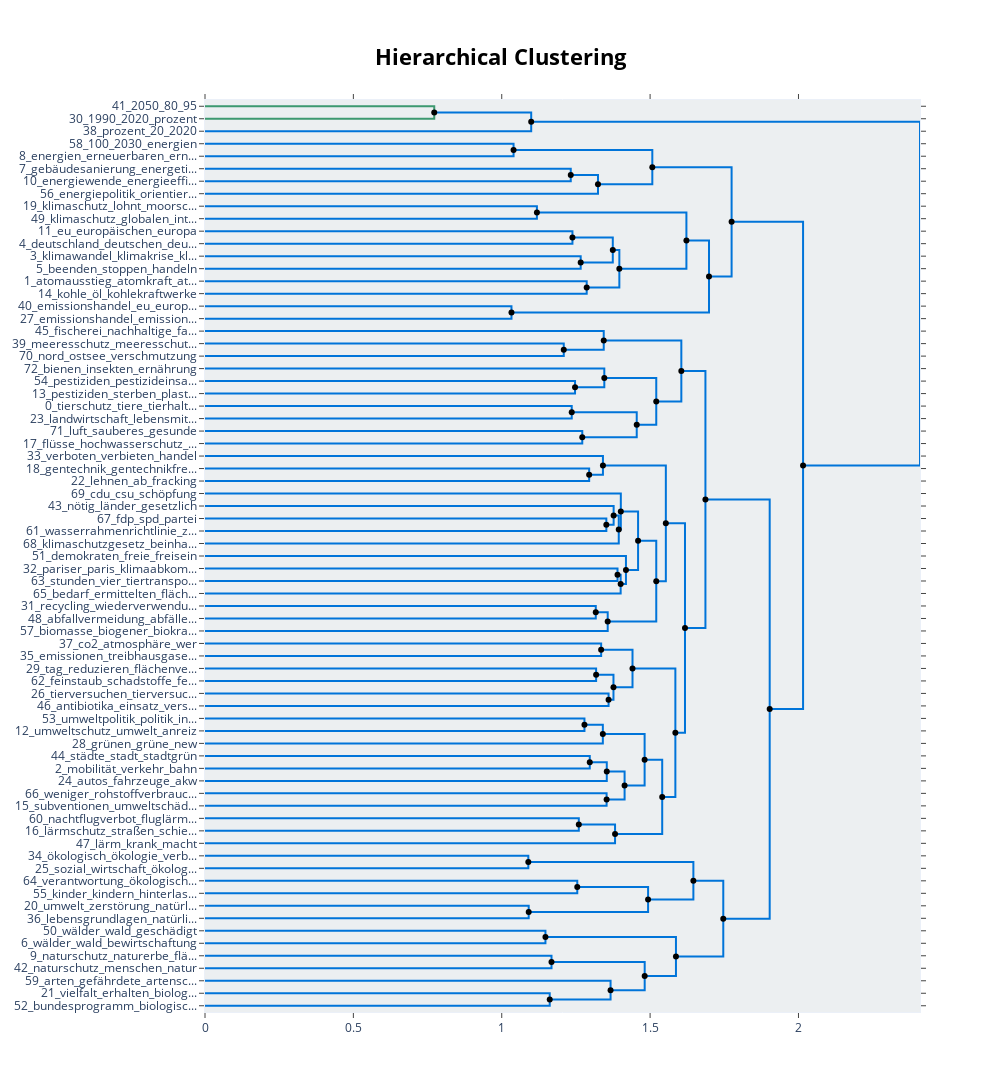

The notebook cell this image was saved under:
### Code cell
topic_model.visualize_hierarchy(hierarchical_topics=hierarchical_topics)

### Figure 1 — Plotly figure (JSON) as saved in the notebook; plotly's stock layout.template omitted (floating-point values rounded to 4 significant figures)
{"data": [{"hoverinfo": "text", "marker": {"color": "rgb(61,153,112)"}, "mode": "lines", "text": ["2050_80_95_prozent_1990", "", "", "1990_2020_prozent_gegenüber_30"], "type": "scatter", "x": [0, 0.7726, 0.7726, 0], "xaxis": "x", "y": [-5, -5, -15, -15], "yaxis": "y"}, {"hoverinfo": "text", "marker": {"color": "rgb(0,116,217)"}, "mode": "lines", "text": ["1990_prozent_2020_2050_gegenüber", "", "", "prozent_20_2020_anteil_mindestens"], "type": "scatter", "x": [0.7726, 1.099, 1.099, 0], "xaxis": "x", "y": [-10, -10, -25, -25], "yaxis": "y"}, {"hoverinfo": "text", "marker": {"color": "rgb(0,116,217)"}, "mode": "lines", "text": ["100_2030_energien_erneuerbare_erneuerbaren", "", "", "energien_erneuerbaren_erneuerbare_ausbau_erneuerbarer"], "type": "scatter", "x": [0, 1.04, 1.04, 0], "xaxis": "x", "y": [-35, -35, -45, -45], "yaxis": "y"}, {"hoverinfo": "text", "marker": {"color": "rgb(0,116,217)"}, "mode": "lines", "text": ["gebäudesanierung_energetische_energetischen_sanierung_gebäude", "", "", "energiewende_energieeffizienz_energie_gelingen_energiesparen"], "type": "scatter", "x": [0, 1.233, 1.233, 0], "xaxis": "x", "y": [-55, -55, -65, -65], "yaxis": "y"}, {"hoverinfo": "text", "marker": {"color": "rgb(0,116,217)"}, "mode": "lines", "text": ["gebäudesanierung_energetische_energiewende_energetischen_energieeffizienz", "", "", "energiepolitik_orientiert_energiemix_liberale_bundesregierung"], "type": "scatter", "x": [1.233, 1.324, 1.324, 0], "xaxis": "x", "y": [-60, -60, -75, -75], "yaxis": "y"}, {"hoverinfo": "text", "marker": {"color": "rgb(0,116,217)"}, "mode": "lines", "text": ["energien_erneuerbaren_erneuerbare_ausbau_100", "", "", "gebäudesanierung_energiewende_energetische_energetischen_energieeffizienz"], "type": "scatter", "x": [1.04, 1.507, 1.507, 1.324], "xaxis": "x", "y": [-40, -40, -67.5, -67.5], "yaxis": "y"}, {"hoverinfo": "text", "marker": {"color": "rgb(0,116,217)"}, "mode": "lines", "text": ["klimaschutz_lohnt_moorschutz_beim_klima", "", "", "klimaschutz_globalen_internationalen_ambitionierte_weltweit"], "type": "scatter", "x": [0, 1.119, 1.119, 0], "xaxis": "x", "y": [-85, -85, -95, -95], "yaxis": "y"}, {"hoverinfo": "text", "marker": {"color": "rgb(0,116,217)"}, "mode": "lines", "text": ["eu_europäischen_europa_europäische_ebene", "", "", "deutschland_deutschen_deutsche_deutschlands_vorreiter"], "type": "scatter", "x": [0, 1.238, 1.238, 0], "xaxis": "x", "y": [-105, -105, -115, -115], "yaxis": "y"}, {"hoverinfo": "text", "marker": {"color": "rgb(0,116,217)"}, "mode": "lines", "text": ["klimawandel_klimakrise_klimakatastrophe_erderwärmung_klimawandels", "", "", "beenden_stoppen_handeln_ziele_netz"], "type": "scatter", "x": [0, 1.266, 1.266, 0], "xaxis": "x", "y": [-125, -125, -135, -135], "yaxis": "y"}, {"hoverinfo": "text", "marker": {"color": "rgb(0,116,217)"}, "mode": "lines", "text": ["deutschland_eu_europa_europäischen_vorreiter", "", "", "klimawandel_klimakrise_grad_klimakatastrophe_schon"], "type": "scatter", "x": [1.238, 1.374, 1.374, 1.266], "xaxis": "x", "y": [-110, -110, -130, -130], "yaxis": "y"}, {"hoverinfo": "text", "marker": {"color": "rgb(0,116,217)"}, "mode": "lines", "text": ["atomausstieg_atomkraft_atomkraftwerke_kernenergie_atommüll", "", "", "kohle_öl_kohlekraftwerke_kohlekraftwerken_gas"], "type": "scatter", "x": [0, 1.286, 1.286, 0], "xaxis": "x", "y": [-145, -145, -155, -155], "yaxis": "y"}, {"hoverinfo": "text", "marker": {"color": "rgb(0,116,217)"}, "mode": "lines", "text": ["deutschland_klimawandel_klimakrise_grad_eu", "", "", "atomausstieg_kohle_atomkraft_atomkraftwerke_ausstieg"], "type": "scatter", "x": [1.374, 1.396, 1.396, 1.286], "xaxis": "x", "y": [-120, -120, -150, -150], "yaxis": "y"}, {"hoverinfo": "text", "marker": {"color": "rgb(0,116,217)"}, "mode": "lines", "text": ["klimaschutz_globalen_beim_internationalen_lohnt", "", "", "deutschland_klimawandel_atomausstieg_kohle_klimakrise"], "type": "scatter", "x": [1.119, 1.622, 1.622, 1.396], "xaxis": "x", "y": [-90, -90, -135, -135], "yaxis": "y"}, {"hoverinfo": "text", "marker": {"color": "rgb(0,116,217)"}, "mode": "lines", "text": ["emissionshandel_eu_europäischen_ets_ausweiten", "", "", "emissionshandel_emissionshandels_instrument_treibhausgase_emissionszertifikate"], "type": "scatter", "x": [0, 1.033, 1.033, 0], "xaxis": "x", "y": [-165, -165, -175, -175], "yaxis": "y"}, {"hoverinfo": "text", "marker": {"color": "rgb(0,116,217)"}, "mode": "lines", "text": ["deutschland_klimaschutz_klimawandel_atomausstieg_kohle", "", "", "emissionshandel_eu_emissionshandels_europäischen_co2"], "type": "scatter", "x": [1.622, 1.699, 1.699, 1.033], "xaxis": "x", "y": [-112.5, -112.5, -170, -170], "yaxis": "y"}, {"hoverinfo": "text", "marker": {"color": "rgb(0,116,217)"}, "mode": "lines", "text": ["energien_erneuerbaren_energiewende_erneuerbare_energieeffizienz", "", "", "deutschland_klimaschutz_klimawandel_emissionshandel_eu"], "type": "scatter", "x": [1.507, 1.775, 1.775, 1.699], "xaxis": "x", "y": [-53.75, -53.75, -141.2, -141.2], "yaxis": "y"}, {"hoverinfo": "text", "marker": {"color": "rgb(0,116,217)"}, "mode": "lines", "text": ["meeresschutz_meeresschutzgebieten_schutz_meerespolitik_meere", "", "", "nord_ostsee_verschmutzung_meere_seeschifffahrt"], "type": "scatter", "x": [0, 1.209, 1.209, 0], "xaxis": "x", "y": [-195, -195, -205, -205], "yaxis": "y"}, {"hoverinfo": "text", "marker": {"color": "rgb(0,116,217)"}, "mode": "lines", "text": ["fischerei_nachhaltige_fangmethoden_bestände_erhält", "", "", "nord_ostsee_meeresschutz_meere_überfischung"], "type": "scatter", "x": [0, 1.344, 1.344, 1.209], "xaxis": "x", "y": [-185, -185, -200, -200], "yaxis": "y"}, {"hoverinfo": "text", "marker": {"color": "rgb(0,116,217)"}, "mode": "lines", "text": ["pestiziden_pestizideinsatz_aktionsplan_einsatz_nap", "", "", "pestiziden_sterben_plastikmüll_überfischung_verschmutzung"], "type": "scatter", "x": [0, 1.247, 1.247, 0], "xaxis": "x", "y": [-225, -225, -235, -235], "yaxis": "y"}, {"hoverinfo": "text", "marker": {"color": "rgb(0,116,217)"}, "mode": "lines", "text": ["bienen_insekten_ernährung_geschützt_landwirtschaft", "", "", "pestiziden_einsatz_pestizide_landwirtschaft_sterben"], "type": "scatter", "x": [0, 1.346, 1.346, 1.247], "xaxis": "x", "y": [-215, -215, -230, -230], "yaxis": "y"}, {"hoverinfo": "text", "marker": {"color": "rgb(0,116,217)"}, "mode": "lines", "text": ["tierschutz_tiere_tierhaltung_tieren_haltung", "", "", "landwirtschaft_lebensmitteln_lebensmittel_gemüse_anbausysteme"], "type": "scatter", "x": [0, 1.236, 1.236, 0], "xaxis": "x", "y": [-245, -245, -255, -255], "yaxis": "y"}, {"hoverinfo": "text", "marker": {"color": "rgb(0,116,217)"}, "mode": "lines", "text": ["luft_sauberes_gesunde_böden_reine", "", "", "flüsse_hochwasserschutz_raum_flüssen_flussauen"], "type": "scatter", "x": [0, 1.271, 1.271, 0], "xaxis": "x", "y": [-265, -265, -275, -275], "yaxis": "y"}, {"hoverinfo": "text", "marker": {"color": "rgb(0,116,217)"}, "mode": "lines", "text": ["tierschutz_tiere_tierhaltung_tieren_haltung", "", "", "flüsse_sauberes_hochwasserschutz_luft_raum"], "type": "scatter", "x": [1.236, 1.455, 1.455, 1.271], "xaxis": "x", "y": [-250, -250, -270, -270], "yaxis": "y"}, {"hoverinfo": "text", "marker": {"color": "rgb(0,116,217)"}, "mode": "lines", "text": ["pestiziden_bienen_landwirtschaft_einsatz_pestizide", "", "", "tierschutz_tiere_tierhaltung_tieren_haltung"], "type": "scatter", "x": [1.346, 1.521, 1.521, 1.455], "xaxis": "x", "y": [-222.5, -222.5, -260, -260], "yaxis": "y"}, {"hoverinfo": "text", "marker": {"color": "rgb(0,116,217)"}, "mode": "lines", "text": ["fischerei_meere_nord_überfischung_ostsee", "", "", "tierschutz_tiere_tierhaltung_landwirtschaft_tieren"], "type": "scatter", "x": [1.344, 1.605, 1.605, 1.521], "xaxis": "x", "y": [-192.5, -192.5, -241.2, -241.2], "yaxis": "y"}, {"hoverinfo": "text", "marker": {"color": "rgb(0,116,217)"}, "mode": "lines", "text": ["gentechnik_gentechnikfreie_gentechnisch_veränderten_pflanzen", "", "", "lehnen_ab_fracking_elbe_donau"], "type": "scatter", "x": [0, 1.295, 1.295, 0], "xaxis": "x", "y": [-295, -295, -305, -305], "yaxis": "y"}, {"hoverinfo": "text", "marker": {"color": "rgb(0,116,217)"}, "mode": "lines", "text": ["verboten_verbieten_handel_verbot_einfuhr", "", "", "lehnen_ab_gentechnik_gentechnikfreie_fracking"], "type": "scatter", "x": [0, 1.341, 1.341, 1.295], "xaxis": "x", "y": [-285, -285, -300, -300], "yaxis": "y"}, {"hoverinfo": "text", "marker": {"color": "rgb(0,116,217)"}, "mode": "lines", "text": ["fdp_spd_partei_konzept_modernisierung", "", "", "wasserrahmenrichtlinie_zustand_gewässer_guten_umsetzen"], "type": "scatter", "x": [0, 1.353, 1.353, 0], "xaxis": "x", "y": [-335, -335, -345, -345], "yaxis": "y"}, {"hoverinfo": "text", "marker": {"color": "rgb(0,116,217)"}, "mode": "lines", "text": ["nötig_länder_gesetzlich_behörden_zusammenarbeit", "", "", "wasserrahmenrichtlinie_fdp_zustand_spd_gewässer"], "type": "scatter", "x": [0, 1.377, 1.377, 1.353], "xaxis": "x", "y": [-325, -325, -340, -340], "yaxis": "y"}, {"hoverinfo": "text", "marker": {"color": "rgb(0,116,217)"}, "mode": "lines", "text": ["wasserrahmenrichtlinie_fdp_guten_zustand_spd", "", "", "klimaschutzgesetz_beinhalten_sektoren_ziele_forstwirtschaft"], "type": "scatter", "x": [1.377, 1.394, 1.394, 0], "xaxis": "x", "y": [-332.5, -332.5, -355, -355], "yaxis": "y"}, {"hoverinfo": "text", "marker": {"color": "rgb(0,116,217)"}, "mode": "lines", "text": ["cdu_csu_schöpfung_kernanliegen_bewahrung", "", "", "wasserrahmenrichtlinie_fdp_klimaschutzgesetz_guten_zustand"], "type": "scatter", "x": [0, 1.401, 1.401, 1.394], "xaxis": "x", "y": [-315, -315, -343.8, -343.8], "yaxis": "y"}, {"hoverinfo": "text", "marker": {"color": "rgb(0,116,217)"}, "mode": "lines", "text": ["pariser_paris_klimaabkommen_2015_klimaabkommens", "", "", "stunden_vier_tiertransporte_begrenzen_lebendtiertransporten"], "type": "scatter", "x": [0, 1.39, 1.39, 0], "xaxis": "x", "y": [-375, -375, -385, -385], "yaxis": "y"}, {"hoverinfo": "text", "marker": {"color": "rgb(0,116,217)"}, "mode": "lines", "text": ["pariser_stunden_paris_klimaabkommen_vier", "", "", "bedarf_ermittelten_flächenentsiegelung_straßenneubau_genehmigt"], "type": "scatter", "x": [1.39, 1.401, 1.401, 0], "xaxis": "x", "y": [-380, -380, -395, -395], "yaxis": "y"}, {"hoverinfo": "text", "marker": {"color": "rgb(0,116,217)"}, "mode": "lines", "text": ["demokraten_freie_freisein_innovative_orientieren", "", "", "pariser_stunden_paris_klimaabkommen_vier"], "type": "scatter", "x": [0, 1.419, 1.419, 1.401], "xaxis": "x", "y": [-365, -365, -387.5, -387.5], "yaxis": "y"}, {"hoverinfo": "text", "marker": {"color": "rgb(0,116,217)"}, "mode": "lines", "text": ["cdu_csu_wasserrahmenrichtlinie_fdp_spd", "", "", "demokraten_pariser_freie_paris_stunden"], "type": "scatter", "x": [1.401, 1.459, 1.459, 1.419], "xaxis": "x", "y": [-329.4, -329.4, -376.2, -376.2], "yaxis": "y"}, {"hoverinfo": "text", "marker": {"color": "rgb(0,116,217)"}, "mode": "lines", "text": ["recycling_wiederverwendung_recyclingquoten_wiederverwertung_produkte", "", "", "abfallvermeidung_abfälle_abfällen_verwertet_plastik"], "type": "scatter", "x": [0, 1.317, 1.317, 0], "xaxis": "x", "y": [-405, -405, -415, -415], "yaxis": "y"}, {"hoverinfo": "text", "marker": {"color": "rgb(0,116,217)"}, "mode": "lines", "text": ["abfälle_recycling_wiederverwendung_verwertung_abfällen", "", "", "biomasse_biogener_biokraftstoffen_energetischen_reststoffe"], "type": "scatter", "x": [1.317, 1.357, 1.357, 0], "xaxis": "x", "y": [-410, -410, -425, -425], "yaxis": "y"}, {"hoverinfo": "text", "marker": {"color": "rgb(0,116,217)"}, "mode": "lines", "text": ["demokraten_pariser_freie_csu_cdu", "", "", "abfälle_verwertung_recycling_biomasse_reststoffe"], "type": "scatter", "x": [1.459, 1.521, 1.521, 1.357], "xaxis": "x", "y": [-352.8, -352.8, -417.5, -417.5], "yaxis": "y"}, {"hoverinfo": "text", "marker": {"color": "rgb(0,116,217)"}, "mode": "lines", "text": ["lehnen_ab_gentechnik_gentechnikfreie_fracking", "", "", "demokraten_pariser_freie_cdu_csu"], "type": "scatter", "x": [1.341, 1.553, 1.553, 1.521], "xaxis": "x", "y": [-292.5, -292.5, -385.2, -385.2], "yaxis": "y"}, {"hoverinfo": "text", "marker": {"color": "rgb(0,116,217)"}, "mode": "lines", "text": ["co2_atmosphäre_wer_ccs_gigatonnen", "", "", "emissionen_treibhausgasemissionen_treibhausgase_kyoto_minderung"], "type": "scatter", "x": [0, 1.335, 1.335, 0], "xaxis": "x", "y": [-435, -435, -445, -445], "yaxis": "y"}, {"hoverinfo": "text", "marker": {"color": "rgb(0,116,217)"}, "mode": "lines", "text": ["tag_reduzieren_flächenverbrauch_hektar_drastisch", "", "", "feinstaub_schadstoffe_feinstaubbelastung_quelle_senken"], "type": "scatter", "x": [0, 1.318, 1.318, 0], "xaxis": "x", "y": [-455, -455, -465, -465], "yaxis": "y"}, {"hoverinfo": "text", "marker": {"color": "rgb(0,116,217)"}, "mode": "lines", "text": ["tierversuchen_tierversuche_anzahl_konsequent_alternativmethoden", "", "", "antibiotika_einsatz_verschreibung_antibiotikaeinsatzes_resistenzen"], "type": "scatter", "x": [0, 1.36, 1.36, 0], "xaxis": "x", "y": [-475, -475, -485, -485], "yaxis": "y"}, {"hoverinfo": "text", "marker": {"color": "rgb(0,116,217)"}, "mode": "lines", "text": ["reduzieren_tag_flächenverbrauch_deutlich_hektar", "", "", "antibiotika_tierversuchen_tierversuche_einsatz_anzahl"], "type": "scatter", "x": [1.318, 1.377, 1.377, 1.36], "xaxis": "x", "y": [-460, -460, -480, -480], "yaxis": "y"}, {"hoverinfo": "text", "marker": {"color": "rgb(0,116,217)"}, "mode": "lines", "text": ["co2_emissionen_treibhausgasemissionen_atmosphäre_wer", "", "", "antibiotika_reduzieren_tierversuchen_tierversuche_einsatz"], "type": "scatter", "x": [1.335, 1.441, 1.441, 1.377], "xaxis": "x", "y": [-440, -440, -470, -470], "yaxis": "y"}, {"hoverinfo": "text", "marker": {"color": "rgb(0,116,217)"}, "mode": "lines", "text": ["umweltpolitik_politik_interessenpolitik_nachhaltigkeit_darum", "", "", "umweltschutz_umwelt_anreiz_bieten_umweltstandards"], "type": "scatter", "x": [0, 1.279, 1.279, 0], "xaxis": "x", "y": [-495, -495, -505, -505], "yaxis": "y"}, {"hoverinfo": "text", "marker": {"color": "rgb(0,116,217)"}, "mode": "lines", "text": ["umweltschutz_umwelt_umweltpolitik_bieten_anreiz", "", "", "grünen_grüne_new_deal_green"], "type": "scatter", "x": [1.279, 1.341, 1.341, 0], "xaxis": "x", "y": [-500, -500, -515, -515], "yaxis": "y"}, {"hoverinfo": "text", "marker": {"color": "rgb(0,116,217)"}, "mode": "lines", "text": ["städte_stadt_stadtgrün_parks_städten", "", "", "mobilität_verkehr_bahn_schiene_fahrrad"], "type": "scatter", "x": [0, 1.297, 1.297, 0], "xaxis": "x", "y": [-525, -525, -535, -535], "yaxis": "y"}, {"hoverinfo": "text", "marker": {"color": "rgb(0,116,217)"}, "mode": "lines", "text": ["mobilität_verkehr_bahn_schiene_fahrrad", "", "", "autos_fahrzeuge_akw_liter_pkw"], "type": "scatter", "x": [1.297, 1.354, 1.354, 0], "xaxis": "x", "y": [-530, -530, -545, -545], "yaxis": "y"}, {"hoverinfo": "text", "marker": {"color": "rgb(0,116,217)"}, "mode": "lines", "text": ["weniger_rohstoffverbrauch_verschmutzen_ressourcen_fußabdruck", "", "", "subventionen_umweltschädliche_ökosteuer_abgeschafft_grundsteuer"], "type": "scatter", "x": [0, 1.353, 1.353, 0], "xaxis": "x", "y": [-555, -555, -565, -565], "yaxis": "y"}, {"hoverinfo": "text", "marker": {"color": "rgb(0,116,217)"}, "mode": "lines", "text": ["mobilität_verkehr_autos_bahn_schiene", "", "", "subventionen_umweltschädliche_ökosteuer_abgeschafft_grundsteuer"], "type": "scatter", "x": [1.354, 1.414, 1.414, 1.353], "xaxis": "x", "y": [-537.5, -537.5, -560, -560], "yaxis": "y"}, {"hoverinfo": "text", "marker": {"color": "rgb(0,116,217)"}, "mode": "lines", "text": ["umweltschutz_umwelt_grünen_grüne_umweltpolitik", "", "", "mobilität_subventionen_verkehr_autos_bahn"], "type": "scatter", "x": [1.341, 1.482, 1.482, 1.414], "xaxis": "x", "y": [-507.5, -507.5, -548.8, -548.8], "yaxis": "y"}, {"hoverinfo": "text", "marker": {"color": "rgb(0,116,217)"}, "mode": "lines", "text": ["nachtflugverbot_fluglärm_flugzeuge_leisere_00", "", "", "lärmschutz_straßen_schienen_aktiven_umgebungslärm"], "type": "scatter", "x": [0, 1.26, 1.26, 0], "xaxis": "x", "y": [-575, -575, -585, -585], "yaxis": "y"}, {"hoverinfo": "text", "marker": {"color": "rgb(0,116,217)"}, "mode": "lines", "text": ["lärmschutz_nachtflugverbot_straßen_flughäfen_flugzeuge", "", "", "lärm_krank_macht_gesundheit_gravierend"], "type": "scatter", "x": [1.26, 1.382, 1.382, 0], "xaxis": "x", "y": [-580, -580, -595, -595], "yaxis": "y"}, {"hoverinfo": "text", "marker": {"color": "rgb(0,116,217)"}, "mode": "lines", "text": ["mobilität_subventionen_verkehr_umwelt_autos", "", "", "lärmschutz_lärm_krank_nachtflugverbot_straßen"], "type": "scatter", "x": [1.482, 1.541, 1.541, 1.382], "xaxis": "x", "y": [-528.1, -528.1, -587.5, -587.5], "yaxis": "y"}, {"hoverinfo": "text", "marker": {"color": "rgb(0,116,217)"}, "mode": "lines", "text": ["reduzieren_antibiotika_co2_tierversuchen_tierversuche", "", "", "lärm_lärmschutz_mobilität_subventionen_straßen"], "type": "scatter", "x": [1.441, 1.585, 1.585, 1.541], "xaxis": "x", "y": [-455, -455, -557.8, -557.8], "yaxis": "y"}, {"hoverinfo": "text", "marker": {"color": "rgb(0,116,217)"}, "mode": "lines", "text": ["lehnen_ab_demokraten_freie_pariser", "", "", "lärm_lärmschutz_reduzieren_mobilität_subventionen"], "type": "scatter", "x": [1.553, 1.618, 1.618, 1.585], "xaxis": "x", "y": [-338.8, -338.8, -506.4, -506.4], "yaxis": "y"}, {"hoverinfo": "text", "marker": {"color": "rgb(0,116,217)"}, "mode": "lines", "text": ["tierschutz_tiere_tierhaltung_landwirtschaft_tieren", "", "", "ab_lehnen_lärm_lärmschutz_reduzieren"], "type": "scatter", "x": [1.605, 1.686, 1.686, 1.618], "xaxis": "x", "y": [-216.9, -216.9, -422.6, -422.6], "yaxis": "y"}, {"hoverinfo": "text", "marker": {"color": "rgb(0,116,217)"}, "mode": "lines", "text": ["ökologisch_ökologie_verbinden_biotopen_vernetzung", "", "", "sozial_wirtschaft_ökologischen_umbau_ökologisch"], "type": "scatter", "x": [0, 1.09, 1.09, 0], "xaxis": "x", "y": [-605, -605, -615, -615], "yaxis": "y"}, {"hoverinfo": "text", "marker": {"color": "rgb(0,116,217)"}, "mode": "lines", "text": ["verantwortung_ökologischen_ökologische_vereine_umweltschützer", "", "", "kinder_kindern_hinterlassen_generationen_aufwachsen"], "type": "scatter", "x": [0, 1.255, 1.255, 0], "xaxis": "x", "y": [-625, -625, -635, -635], "yaxis": "y"}, {"hoverinfo": "text", "marker": {"color": "rgb(0,116,217)"}, "mode": "lines", "text": ["umwelt_zerstörung_natürlichen_lebensgrundlagen_lebensräume", "", "", "lebensgrundlagen_natürlichen_bewahrung_schützen_schöpfung"], "type": "scatter", "x": [0, 1.091, 1.091, 0], "xaxis": "x", "y": [-645, -645, -655, -655], "yaxis": "y"}, {"hoverinfo": "text", "marker": {"color": "rgb(0,116,217)"}, "mode": "lines", "text": ["verantwortung_kinder_kindern_hinterlassen_generationen", "", "", "lebensgrundlagen_natürlichen_umwelt_bewahrung_zerstörung"], "type": "scatter", "x": [1.255, 1.493, 1.493, 1.091], "xaxis": "x", "y": [-630, -630, -650, -650], "yaxis": "y"}, {"hoverinfo": "text", "marker": {"color": "rgb(0,116,217)"}, "mode": "lines", "text": ["ökologisch_ökologie_sozial_umbau_ökologischen", "", "", "lebensgrundlagen_natürlichen_verantwortung_generationen_umwelt"], "type": "scatter", "x": [1.09, 1.646, 1.646, 1.493], "xaxis": "x", "y": [-610, -610, -640, -640], "yaxis": "y"}, {"hoverinfo": "text", "marker": {"color": "rgb(0,116,217)"}, "mode": "lines", "text": ["wälder_wald_geschädigt_gerodet_klimawandel", "", "", "wälder_wald_bewirtschaftung_naturnahe_waldes"], "type": "scatter", "x": [0, 1.147, 1.147, 0], "xaxis": "x", "y": [-665, -665, -675, -675], "yaxis": "y"}, {"hoverinfo": "text", "marker": {"color": "rgb(0,116,217)"}, "mode": "lines", "text": ["naturschutz_naturerbe_flächen_sichern_schutzgebieten", "", "", "naturschutz_menschen_natur_planungen_anwalt"], "type": "scatter", "x": [0, 1.168, 1.168, 0], "xaxis": "x", "y": [-685, -685, -695, -695], "yaxis": "y"}, {"hoverinfo": "text", "marker": {"color": "rgb(0,116,217)"}, "mode": "lines", "text": ["vielfalt_erhalten_biologischen_bewahren_arten", "", "", "bundesprogramm_biologische_vielfalt_aufstocken_regierungszeit"], "type": "scatter", "x": [0, 1.162, 1.162, 0], "xaxis": "x", "y": [-715, -715, -725, -725], "yaxis": "y"}, {"hoverinfo": "text", "marker": {"color": "rgb(0,116,217)"}, "mode": "lines", "text": ["arten_gefährdete_artenschutzprogramme_artenschutz_bedrohte", "", "", "vielfalt_biologische_erhalten_bundesprogramm_biologischen"], "type": "scatter", "x": [0, 1.367, 1.367, 1.162], "xaxis": "x", "y": [-705, -705, -720, -720], "yaxis": "y"}, {"hoverinfo": "text", "marker": {"color": "rgb(0,116,217)"}, "mode": "lines", "text": ["naturschutz_natur_naturerbe_flächen_sichern", "", "", "vielfalt_arten_biologische_erhalten_bundesprogramm"], "type": "scatter", "x": [1.168, 1.482, 1.482, 1.367], "xaxis": "x", "y": [-690, -690, -712.5, -712.5], "yaxis": "y"}, {"hoverinfo": "text", "marker": {"color": "rgb(0,116,217)"}, "mode": "lines", "text": ["wälder_wald_bewirtschaftung_naturnahe_fsc", "", "", "vielfalt_naturschutz_natur_biologische_erhalten"], "type": "scatter", "x": [1.147, 1.587, 1.587, 1.482], "xaxis": "x", "y": [-670, -670, -701.2, -701.2], "yaxis": "y"}, {"hoverinfo": "text", "marker": {"color": "rgb(0,116,217)"}, "mode": "lines", "text": ["lebensgrundlagen_natürlichen_verantwortung_ökologisch_ökologie", "", "", "wälder_vielfalt_naturschutz_erhalten_wald"], "type": "scatter", "x": [1.646, 1.747, 1.747, 1.587], "xaxis": "x", "y": [-625, -625, -685.6, -685.6], "yaxis": "y"}, {"hoverinfo": "text", "marker": {"color": "rgb(0,116,217)"}, "mode": "lines", "text": ["tierschutz_tiere_umwelt_sowie_tierhaltung", "", "", "wälder_vielfalt_naturschutz_lebensgrundlagen_natur"], "type": "scatter", "x": [1.686, 1.903, 1.903, 1.747], "xaxis": "x", "y": [-319.7, -319.7, -655.3, -655.3], "yaxis": "y"}, {"hoverinfo": "text", "marker": {"color": "rgb(0,116,217)"}, "mode": "lines", "text": ["deutschland_energien_klimaschutz_energiewende_erneuerbaren", "", "", "umwelt_tierschutz_tiere_natur_schutz"], "type": "scatter", "x": [1.775, 2.015, 2.015, 1.903], "xaxis": "x", "y": [-97.5, -97.5, -487.5, -487.5], "yaxis": "y"}, {"hoverinfo": "text", "marker": {"color": "rgb(0,116,217)"}, "mode": "lines", "text": ["prozent_2020_1990_mindestens_20", "", "", "deutschland_setzen_umwelt_müssen_sowie"], "type": "scatter", "x": [1.099, 2.41, 2.41, 2.015], "xaxis": "x", "y": [-17.5, -17.5, -292.5, -292.5], "yaxis": "y"}, {"hoverinfo": "text", "hovertext": ["1990_prozent_2020_2050_gegenüber", "gebäudesanierung_energetische_energiewende_energetischen_energieeffizienz", "energien_erneuerbaren_erneuerbare_ausbau_100", "deutschland_eu_europa_europäischen_vorreiter", "deutschland_klimawandel_klimakrise_grad_eu", "klimaschutz_globalen_beim_internationalen_lohnt", "deutschland_klimaschutz_klimawandel_atomausstieg_kohle", "energien_erneuerbaren_energiewende_erneuerbare_energieeffizienz", "tierschutz_tiere_tierhaltung_tieren_haltung", "pestiziden_bienen_landwirtschaft_einsatz_pestizide", "fischerei_meere_nord_überfischung_ostsee", "wasserrahmenrichtlinie_fdp_guten_zustand_spd", "pariser_stunden_paris_klimaabkommen_vier", "cdu_csu_wasserrahmenrichtlinie_fdp_spd", "abfälle_recycling_wiederverwendung_verwertung_abfällen", "demokraten_pariser_freie_csu_cdu", "lehnen_ab_gentechnik_gentechnikfreie_fracking", "reduzieren_tag_flächenverbrauch_deutlich_hektar", "co2_emissionen_treibhausgasemissionen_atmosphäre_wer", "umweltschutz_umwelt_umweltpolitik_bieten_anreiz", "mobilität_verkehr_bahn_schiene_fahrrad", "mobilität_verkehr_autos_bahn_schiene", "umweltschutz_umwelt_grünen_grüne_umweltpolitik", "lärmschutz_nachtflugverbot_straßen_flughäfen_flugzeuge", "mobilität_subventionen_verkehr_umwelt_autos", "reduzieren_antibiotika_co2_tierversuchen_tierversuche", "lehnen_ab_demokraten_freie_pariser", "tierschutz_tiere_tierhaltung_landwirtschaft_tieren", "verantwortung_kinder_kindern_hinterlassen_generationen", "ökologisch_ökologie_sozial_umbau_ökologischen", "naturschutz_natur_naturerbe_flächen_sichern", "wälder_wald_bewirtschaftung_naturnahe_fsc", "lebensgrundlagen_natürlichen_verantwortung_ökologisch_ökologie", "tierschutz_tiere_umwelt_sowie_tierhaltung", "deutschland_energien_klimaschutz_energiewende_erneuerbaren", "prozent_2020_1990_mindestens_20"], "marker": {"color": "black"}, "mode": "markers", "showlegend": false, "type": "scatter", "x": [0.7726, 1.233, 1.04, 1.238, 1.374, 1.119, 1.622, 1.507, 1.236, 1.346, 1.344, 1.377, 1.39, 1.401, 1.317, 1.459, 1.341, 1.318, 1.335, 1.279, 1.297, 1.354, 1.341, 1.26, 1.482, 1.441, 1.553, 1.605, 1.255, 1.09, 1.168, 1.147, 1.646, 1.686, 1.775, 1.099], "y": [-10, -60, -40, -110, -120, -90, -112.5, -53.75, -250, -222.5, -192.5, -332.5, -380, -329.4, -410, -352.8, -292.5, -460, -440, -500, -530, -537.5, -507.5, -580, -528.1, -455, -338.8, -216.9, -630, -610, -690, -670, -625, -319.7, -97.5, -17.5]}, {"hoverinfo": "text", "hovertext": ["gebäudesanierung_energiewende_energetische_energetischen_energieeffizienz", "klimawandel_klimakrise_grad_klimakatastrophe_schon", "atomausstieg_kohle_atomkraft_atomkraftwerke_ausstieg", "deutschland_klimawandel_atomausstieg_kohle_klimakrise", "emissionshandel_eu_emissionshandels_europäischen_co2", "deutschland_klimaschutz_klimawandel_emissionshandel_eu", "nord_ostsee_meeresschutz_meere_überfischung", "pestiziden_einsatz_pestizide_landwirtschaft_sterben", "flüsse_sauberes_hochwasserschutz_luft_raum", "tierschutz_tiere_tierhaltung_tieren_haltung", "tierschutz_tiere_tierhaltung_landwirtschaft_tieren", "lehnen_ab_gentechnik_gentechnikfreie_fracking", "wasserrahmenrichtlinie_fdp_zustand_spd_gewässer", "wasserrahmenrichtlinie_fdp_klimaschutzgesetz_guten_zustand", "pariser_stunden_paris_klimaabkommen_vier", "demokraten_pariser_freie_paris_stunden", "abfälle_verwertung_recycling_biomasse_reststoffe", "demokraten_pariser_freie_cdu_csu", "antibiotika_tierversuchen_tierversuche_einsatz_anzahl", "antibiotika_reduzieren_tierversuchen_tierversuche_einsatz", "subventionen_umweltschädliche_ökosteuer_abgeschafft_grundsteuer", "mobilität_subventionen_verkehr_autos_bahn", "lärmschutz_lärm_krank_nachtflugverbot_straßen", "lärm_lärmschutz_mobilität_subventionen_straßen", "lärm_lärmschutz_reduzieren_mobilität_subventionen", "ab_lehnen_lärm_lärmschutz_reduzieren", "lebensgrundlagen_natürlichen_umwelt_bewahrung_zerstörung", "lebensgrundlagen_natürlichen_verantwortung_generationen_umwelt", "vielfalt_biologische_erhalten_bundesprogramm_biologischen", "vielfalt_arten_biologische_erhalten_bundesprogramm", "vielfalt_naturschutz_natur_biologische_erhalten", "wälder_vielfalt_naturschutz_erhalten_wald", "wälder_vielfalt_naturschutz_lebensgrundlagen_natur", "umwelt_tierschutz_tiere_natur_schutz", "deutschland_setzen_umwelt_müssen_sowie"], "marker": {"color": "black"}, "mode": "markers", "showlegend": false, "type": "scatter", "x": [1.324, 1.266, 1.286, 1.396, 1.033, 1.699, 1.209, 1.247, 1.271, 1.455, 1.521, 1.295, 1.353, 1.394, 1.401, 1.419, 1.357, 1.521, 1.36, 1.377, 1.353, 1.414, 1.382, 1.541, 1.585, 1.618, 1.091, 1.493, 1.162, 1.367, 1.482, 1.587, 1.747, 1.903, 2.015], "y": [-67.5, -130, -150, -135, -170, -141.2, -200, -230, -270, -260, -241.2, -300, -340, -343.8, -387.5, -376.2, -417.5, -385.2, -480, -470, -560, -548.8, -587.5, -557.8, -506.4, -422.6, -650, -640, -720, -712.5, -701.2, -685.6, -655.3, -487.5, -292.5]}], "layout": {"autosize": false, "height": 1295, "hoverlabel": {"bgcolor": "white", "font": {"family": "Rockwell", "size": 16}}, "hovermode": "closest", "plot_bgcolor": "#ECEFF1", "showlegend": false, "title": {"font": {"color": "Black", "size": 22}, "text": "<b>Hierarchical Clustering", "x": 0.5, "xanchor": "center", "yanchor": "top"}, "width": 1000, "xaxis": {"mirror": "allticks", "rangemode": "tozero", "showgrid": false, "showline": true, "showticklabels": true, "ticks": "outside", "type": "linear", "zeroline": false}, "yaxis": {"mirror": "allticks", "range": [-730, 0], "rangemode": "tozero", "showgrid": false, "showline": true, "showticklabels": true, "tickmode": "array", "ticks": "outside", "ticktext": ["41_2050_80_95", "30_1990_2020_prozent", "38_prozent_20_2020", "58_100_2030_energien", "8_energien_erneuerbaren_ern...", "7_gebäudesanierung_energeti...", "10_energiewende_energieeffi...", "56_energiepolitik_orientier...", "19_klimaschutz_lohnt_moorsc...", "49_klimaschutz_globalen_int...", "11_eu_europäischen_europa", "4_deutschland_deutschen_deu...", "3_klimawandel_klimakrise_kl...", "5_beenden_stoppen_handeln", "1_atomausstieg_atomkraft_at...", "14_kohle_öl_kohlekraftwerke", "40_emissionshandel_eu_europ...", "27_emissionshandel_emission...", "45_fischerei_nachhaltige_fa...", "39_meeresschutz_meeresschut...", "70_nord_ostsee_verschmutzung", "72_bienen_insekten_ernährung", "54_pestiziden_pestizideinsa...", "13_pestiziden_sterben_plast...", "0_tierschutz_tiere_tierhalt...", "23_landwirtschaft_lebensmit...", "71_luft_sauberes_gesunde", "17_flüsse_hochwasserschutz_...", "33_verboten_verbieten_handel", "18_gentechnik_gentechnikfre...", "22_lehnen_ab_fracking", "69_cdu_csu_schöpfung", "43_nötig_länder_gesetzlich", "67_fdp_spd_partei", "61_wasserrahmenrichtlinie_z...", "68_klimaschutzgesetz_beinha...", "51_demokraten_freie_freisein", "32_pariser_paris_klimaabkom...", "63_stunden_vier_tiertranspo...", "65_bedarf_ermittelten_fläch...", "31_recycling_wiederverwendu...", "48_abfallvermeidung_abfälle...", "57_biomasse_biogener_biokra...", "37_co2_atmosphäre_wer", "35_emissionen_treibhausgase...", "29_tag_reduzieren_flächenve...", "62_feinstaub_schadstoffe_fe...", "26_tierversuchen_tierversuc...", "46_antibiotika_einsatz_vers...", "53_umweltpolitik_politik_in...", "12_umweltschutz_umwelt_anreiz", "28_grünen_grüne_new", "44_städte_stadt_stadtgrün", "2_mobilität_verkehr_bahn", "24_autos_fahrzeuge_akw", "66_weniger_rohstoffverbrauc...", "15_subventionen_umweltschäd...", "60_nachtflugverbot_fluglärm...", "16_lärmschutz_straßen_schie...", "47_lärm_krank_macht", "34_ökologisch_ökologie_verb...", "25_sozial_wirtschaft_ökolog...", "64_verantwortung_ökologisch...", "55_kinder_kindern_hinterlas...", "20_umwelt_zerstörung_natürl...", "36_lebensgrundlagen_natürli...", "50_wälder_wald_geschädigt", "6_wälder_wald_bewirtschaftung", "9_naturschutz_naturerbe_flä...", "42_naturschutz_menschen_natur", "59_arten_gefährdete_artensc...", "21_vielfalt_erhalten_biolog...", "52_bundesprogramm_biologisc..."], "tickvals": [-5, -15, -25, -35, -45, -55, -65, -75, -85, -95, -105, -115, -125, -135, -145, -155, -165, -175, -185, -195, -205, -215, -225, -235, -245, -255, -265, -275, -285, -295, -305, -315, -325, -335, -345, -355, -365, -375, -385, -395, -405, -415, -425, -435, -445, -455, -465, -475, -485, -495, -505, -515, -525, -535, -545, -555, -565, -575, -585, -595, -605, -615, -625, -635, -645, -655, -665, -675, -685, -695, -705, -715, -725], "type": "linear", "zeroline": false}}}
